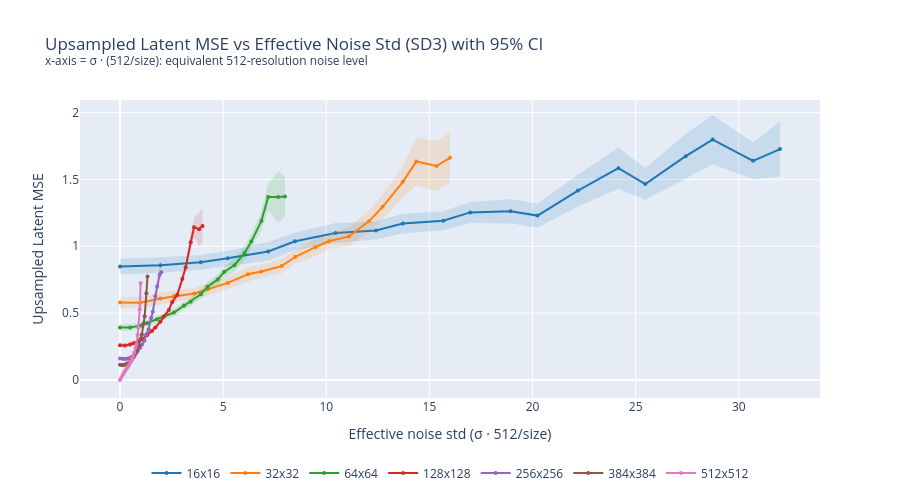

Write notebook code for a chart like this one.
### Code cell
from scipy import stats
import numpy as np
import plotly.graph_objects as go

# SD3 uses a linear sigma schedule: sigma[t_idx] = 1 - t_idx / (num_inference_steps - 1)
#
# To compare sizes fairly in terms of information available to the network:
# a noisy latent at size s is equivalent (in SNR terms) to a 512-latent with noise
# std scaled by 512/s. Intuition: downsampling a 512 noisy image to size s averages
# (512/s)^2 pixels, reducing noise std by 512/s. So sigma at size s corresponds to
# sigma * (512/s) at 512 resolution.
#   effective_sigma(size, t_idx) = sigma(t_idx) * (512 / size)

num_inference_steps = 50  # must match resize_experiment.py

results = resize_results["upsampled_latent"]
t_values = sorted(next(iter(results.values())).keys())

def t_idx_to_sigma(t_idx):
    return 1.0 - t_idx / (num_inference_steps - 1)

plot_sizes = [16, 32, 64, 128, 256, 384, 512]
colors = [
    '#1f77b4', '#ff7f0e', '#2ca02c', '#d62728', '#9467bd',
    '#8c564b', '#e377c2', '#7f7f7f'
]

fig = go.Figure()

for i, size in enumerate(plot_sizes):
    eff_sigmas, means, ci_lo, ci_hi = [], [], [], []
    for t in t_values:
        sigma = t_idx_to_sigma(t)
        eff_sigma = sigma * (512 / size)

        losses = np.array(results[size][t])
        m = np.mean(losses)
        se = stats.sem(losses)
        ci = se * stats.t.ppf(0.975, len(losses) - 1)

        eff_sigmas.append(eff_sigma)
        means.append(m)
        ci_lo.append(m - ci)
        ci_hi.append(m + ci)

    # Sort by effective sigma for a clean x-axis
    order = np.argsort(eff_sigmas)
    eff_sigmas = [eff_sigmas[j] for j in order]
    means  = [means[j]  for j in order]
    ci_lo  = [ci_lo[j]  for j in order]
    ci_hi  = [ci_hi[j]  for j in order]

    color = colors[i % len(colors)]
    label = f"{size}x{size}"

    fig.add_trace(go.Scatter(
        x=eff_sigmas, y=means, mode='lines+markers',
        name=label, line=dict(color=color),
        marker=dict(size=4), legendgroup=label,
    ))
    fig.add_trace(go.Scatter(
        x=eff_sigmas + eff_sigmas[::-1],
        y=ci_hi + ci_lo[::-1],
        fill='toself',
        fillcolor=f'rgba({int(color[1:3],16)},{int(color[3:5],16)},{int(color[5:7],16)},0.15)',
        line=dict(color='rgba(0,0,0,0)'),
        showlegend=False, legendgroup=label,
    ))

fig.update_layout(
    title="Upsampled Latent MSE vs Effective Noise Std (SD3) with 95% CI<br>"
          "<sup>x-axis = σ · (512/size): equivalent 512-resolution noise level</sup>",
    xaxis_title="Effective noise std (σ · 512/size)",
    yaxis_title="Upsampled Latent MSE",
    height=500, width=900,
    legend=dict(orientation="h", yanchor="bottom", y=-0.3, xanchor="center", x=0.5),
    hovermode='x unified',
)
fig.show()
